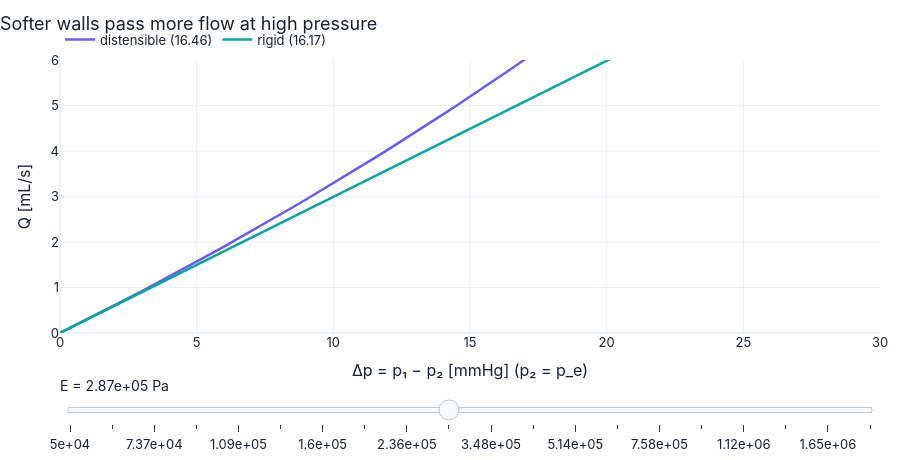

The code cell stored with this chart in its notebook:
### Code cell
E_vals = list(np.round(np.logspace(np.log10(0.05e6), np.log10(2e6), 20), -2))   # Young's modulus 0.05 … 2 MPa (log steps)
dps = np.linspace(0, 30, 61)*MMHG                             # pressure drops, outlet at p_e = 0 [Pa]
def flux(E):                                                  # distensible against rigid flux for one stiffness
    Qe = [ch16.elastic_tube_flow_rate(d, 0.0, 0.0, 1e-3, E, 0.1e-3, blood["mu"], 0.05) for d in dps]   # (16.46) for each drop [m³/s]
    Qr_ = ch16.poiseuille_flow_rate(1e-3, dps, 0.05, blood["mu"])   # (16.17), the rigid tube [m³/s]
    return {"distensible (16.46)": (dps/MMHG, np.array(Qe)*1e6), "rigid (16.17)": (dps/MMHG, Qr_*1e6)}   # what this function hands back
fig = slider_figure(flux, "E", E_vals, unit="Pa", xlabel="Δp = p₁ − p₂ [mmHg] (p₂ = p_e)", ylabel="Q [mL/s]",   # build the slider figure (every position computed now)
                    title="Softer walls pass more flow at high pressure", yrange=[0, 6], active=9)   # the figure's title: its message
fig.show()   # display the figure
